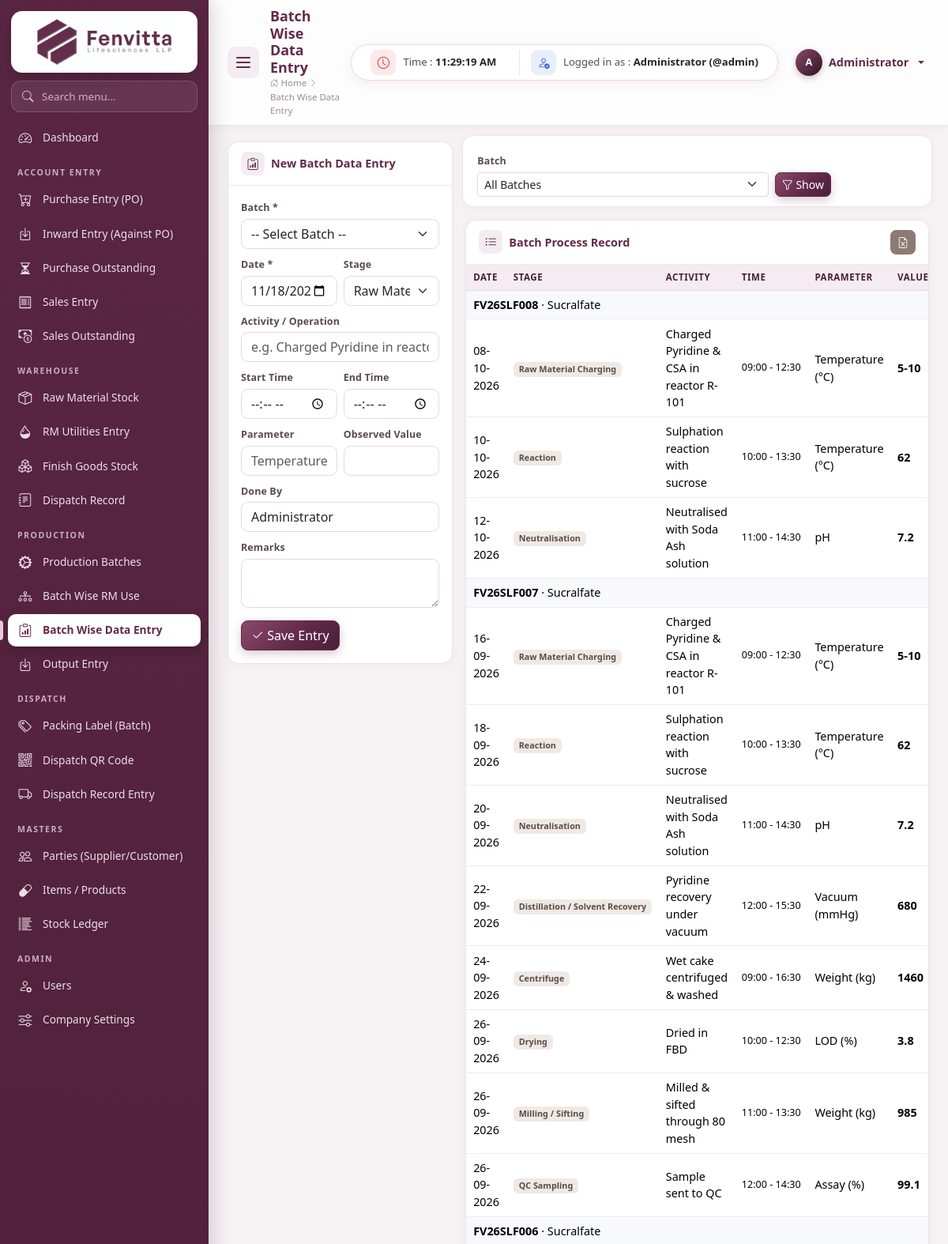
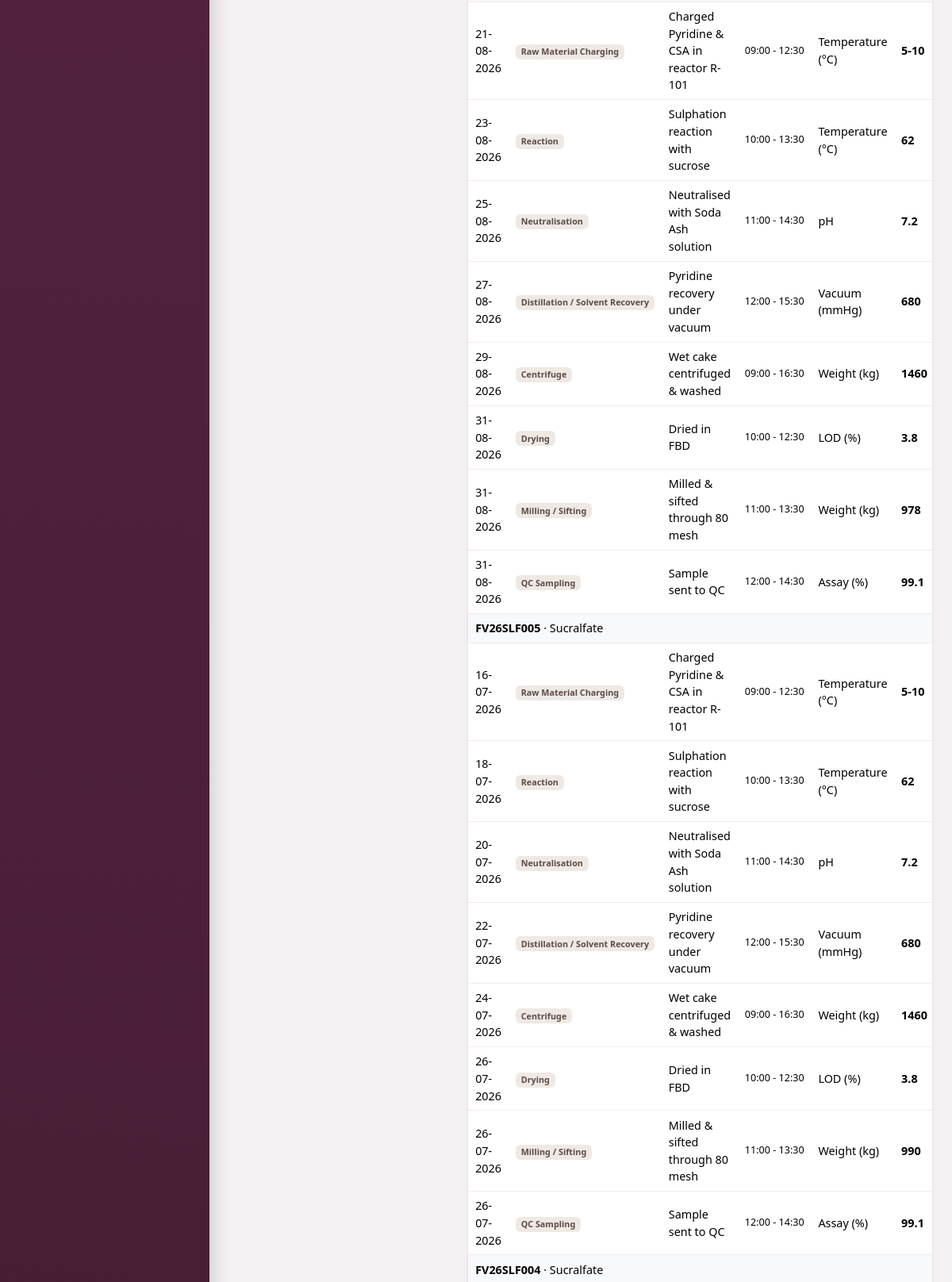
/modules/batch_data/index.php (signed in, upper part), run on the app's committed database (2 pictures, top to bottom).
### tables this page shows
CREATE TABLE batch_data (
  id INT AUTO_INCREMENT PRIMARY KEY,
  batch_id INT NOT NULL,
  entry_date DATE NOT NULL,
  stage VARCHAR(80) NULL,
  activity VARCHAR(150) NULL,
  start_time TIME NULL,
  end_time TIME NULL,
  parameter VARCHAR(100) NULL,
  observed_value VARCHAR(100) NULL,
  done_by VARCHAR(80) NULL,
  remarks VARCHAR(255) NULL,
  created_at TIMESTAMP DEFAULT CURRENT_TIMESTAMP,
  INDEX (batch_id)
);

CREATE TABLE production_batches (
  id INT AUTO_INCREMENT PRIMARY KEY,
  batch_no VARCHAR(40) NOT NULL UNIQUE,
  item_id INT NOT NULL,
  plant VARCHAR(100) NULL,
  batch_size DECIMAL(14,3) NOT NULL DEFAULT 0,
  start_date DATE NULL,
  end_date DATE NULL,
  mfg_date DATE NULL,
  exp_date DATE NULL,
  status ENUM('Planned','In Process','Completed','Cancelled') NOT NULL DEFAULT 'Planned',
  remarks TEXT NULL,
  created_by INT NULL,
  created_at TIMESTAMP DEFAULT CURRENT_TIMESTAMP,
  INDEX (item_id), INDEX (status)
);

CREATE TABLE items (
  id INT AUTO_INCREMENT PRIMARY KEY,
  item_type ENUM('RM','PM','FG','CONSUMABLE','SERVICE') NOT NULL DEFAULT 'RM',
  code VARCHAR(40) NULL,
  name VARCHAR(150) NOT NULL,
  cas_no VARCHAR(40) NULL,
  grade VARCHAR(60) NULL,
  hsn VARCHAR(20) NULL,
  unit VARCHAR(15) NOT NULL DEFAULT 'kg',
  gst_rate DECIMAL(5,2) NOT NULL DEFAULT 18,
  std_rate DECIMAL(14,2) NOT NULL DEFAULT 0,
  reorder_level DECIMAL(14,3) NOT NULL DEFAULT 0,
  opening_qty DECIMAL(14,3) NOT NULL DEFAULT 0,
  opening_rate DECIMAL(14,2) NOT NULL DEFAULT 0,
  opening_date DATE NULL,
  shelf_life_months INT NOT NULL DEFAULT 0,
  is_active TINYINT(1) NOT NULL DEFAULT 1,
  created_at TIMESTAMP DEFAULT CURRENT_TIMESTAMP,
  INDEX (item_type)
);

### includes/db.php (called while the page is built, shortened)
<?php
$conn = null;
function db()
{
    global $conn;
    if ($conn === null) {
        try {
            $conn = mysqli_connect(DB_HOST, DB_USER, DB_PASS, DB_NAME, DB_PORT);
            mysqli_set_charset($conn, 'utf8mb4');
        } catch (mysqli_sql_exception $e) {
            http_response_code(500);
            die('<h3 style="font-family:sans-serif;color:#632a4a">Database connection failed.</h3>'
                . '<p style="font-family:sans-serif">Check <code>config/config.php</code> and import <code>database/fenvita_inventory.sql</code>.<br><small>'
                . htmlspecialchars($e->getMessage()) . '</small></p>');
        }
    }
    return $conn;
}
function q($sql, $params = [])
{
    $stmt = mysqli_prepare(db(), $sql);
    mysqli_stmt_execute($stmt);
    $result = mysqli_stmt_get_result($stmt);
    return $result === false ? true : $result;
}
function rows($sql, $params = [])
{
    $result = q($sql, $params);
    return mysqli_fetch_all($result, MYSQLI_ASSOC);
}

### modules/batch_data/index.php (the view, shortened to what this page needs)
<?php
$stages = ['Raw Material Charging', 'Reaction', 'Neutralisation', 'Distillation / Solvent Recovery', 'Filtration', 'Centrifuge', 'Washing',
    'Drying', 'Milling / Sifting', 'Blending', 'QC Sampling', 'Packing', 'Other'];
$batchId = (int)get('batch_id');
$sql = 'SELECT d.*, b.batch_no, i.name product FROM batch_data d JOIN production_batches b ON b.id = d.batch_id JOIN items i ON i.id = b.item_id';
$params = [];
$list = rows($sql . ' ORDER BY d.batch_id DESC, d.entry_date, d.start_time, d.id LIMIT 500', $params);
include ROOT_PATH . '/includes/header.php';
?>
<div class="row g-3">
    <div class="col-xl-4">
        <div class="card">
            <div class="card-header"><i class="bi bi-clipboard-data"></i> New Batch Data Entry</div>
            <div class="card-body">
                <form method="post">
                    <div class="row g-2">
                        <div class="col-12"><label class="form-label">Batch *</label><select name="batch_id" class="form-select" required><?= batch_options($batchId) ?></select></div>
                        <div class="col-6"><label class="form-label">Date *</label><input type="date" name="entry_date" class="form-control" value="<?= today() ?>" required></div>
                        <div class="col-6"><label class="form-label">Stage</label>
                            <select name="stage" class="form-select"><?php foreach ($stages as $s): ?><option><?= e($s) ?></option><?php endforeach; ?></select></div>
                        <div class="col-12"><label class="form-label">Activity / Operation</label><input name="activity" class="form-control" placeholder="e.g. Charged Pyridine in reactor R-101"></div>
                        <div class="col-6"><label class="form-label">Start Time</label><input type="time" name="start_time" class="form-control"></div>
                        <div class="col-6"><label class="form-label">End Time</label><input type="time" name="end_time" class="form-control"></div>
                        <div class="col-6"><label class="form-label">Parameter</label><input name="parameter" class="form-control" list="paramList" placeholder="Temperature">
                            </div>
                        <div class="col-6"><label class="form-label">Observed Value</label><input name="observed_value" class="form-control"></div>
                        <div class="col-12"><label class="form-label">Done By</label><input name="done_by" class="form-control" value="<?= e(current_user()['name']) ?>"></div>
                        <div class="col-12"><label class="form-label">Remarks</label><textarea name="remarks" class="form-control" rows="2"></textarea></div>
                    </div>
                    <button class="btn btn-primary mt-3"><i class="bi bi-check2"></i> Save Entry</button>
                </form>
            </div>
        </div>
    </div>
    <div class="col-xl-8">
        <form class="filter-bar row g-2 align-items-end">
            <div class="col-md-8"><label class="form-label">Batch</label><select name="batch_id" class="form-select form-select-sm"><?= str_replace('-- Select Batch --', 'All Batches', batch_options($batchId)) ?></select></div>
            <div class="col-md-4"><button class="btn btn-sm btn-primary"><i class="bi bi-funnel"></i> Show</button>
                <?php if ($batchId): ?><a href="<?= url('production/view/' . $batchId) ?>" class="btn btn-sm btn-light">Open Batch</a><?php endif; ?></div>
        </form>
        <div class="card">
            <div class="card-header"><i class="bi bi-list-ul"></i> Batch Process Record
                <div class="actions"><button class="btn btn-sm btn-accent" data-export="#tbl" data-filename="batch-data"><i class="bi bi-file-earmark-excel"></i></button></div>
            </div>
            <div class="table-responsive">
                <table class="table table-sm table-hover" id="tbl">
                    <thead><tr><th>Date</th><th>Stage</th><th>Activity</th><th>Time</th><th>Parameter</th><th>Value</th><th>Done By</th><th>Remarks</th><th class="no-export"></th></tr></thead>
                    <tbody>
                    <?php $lastBatch = null; foreach ($list as $d): ?>
                        <?php if ($lastBatch !== $d['batch_no']): $lastBatch = $d['batch_no']; ?>
                            <tr class="table-light"><td colspan="9"><b><?= e($d['batch_no']) ?></b> &middot; <?= e($d['product']) ?></td></tr>
                        <?php endif; ?>
                        <tr>
                            <td><?= dmy($d['entry_date']) ?></td>
                            <td><span class="badge badge-type"><?= e($d['stage']) ?></span></td>
                            <td><?= e($d['activity']) ?></td>
                            <td class="small text-nowrap"><?= $d['start_time'] ? substr($d['start_time'], 0, 5) : '' ?><?= $d['end_time'] ? ' - ' . substr($d['end_time'], 0, 5) : '' ?></td>
                            <td><?= e($d['parameter']) ?></td>
                            <td class="fw-semibold"><?= e($d['observed_value']) ?></td>
                        </tr>
                    <?php endforeach; ?>
                    </tbody>
                </table>
            </div>
        </div>
    </div>
</div>
<?php include ROOT_PATH . '/includes/footer.php'; ?>

### assets/css/style.css (style rules this page uses)
:root { --fv-primary: #632a4a; --fv-primary-dark: #4a1f37; --fv-primary-deep: #2f1222; --fv-primary-soft: #8a4a6c; --fv-primary-light: #f5ecf1; --fv-accent: #8c7b73; --fv-accent-light: #efe9e6; --fv-bg: #f6f2f4; --fv-text: #2b2228; --sidebar-w: 264px; --sidebar-mini-w: 78px; --ease: cubic-bezier(.4, 0, .2, 1); --bs-primary: #632a4a; --bs-primary-rgb: 99, 42, 74; --bs-link-color: #632a4a; --bs-link-color-rgb: 99, 42, 74; --bs-link-hover-color: #4a1f37; --bs-link-hover-color-rgb: 74, 31, 55; --bs-body-font-family: "Segoe UI", Inter, Roboto, "Helvetica Neue", Arial, sans-serif; --bs-body-color: #2b2228; --bs-border-radius: .55rem; }
body { background: var(--fv-bg); font-size: .9rem; }
* { scrollbar-width: thin; scrollbar-color: #cdb7c3 transparent; }
.btn { transition: all .2s var(--ease); font-weight: 500; }
.btn-primary { --bs-btn-bg: var(--fv-primary); --bs-btn-border-color: var(--fv-primary); --bs-btn-hover-bg: var(--fv-primary-dark); --bs-btn-hover-border-color: var(--fv-primary-dark); --bs-btn-active-bg: var(--fv-primary-deep); --bs-btn-active-border-color: var(--fv-primary-deep); --bs-btn-disabled-bg: var(--fv-primary); --bs-btn-disabled-border-color: var(--fv-primary); background-image: linear-gradient(135deg, var(--fv-primary-soft) 0%, var(--fv-primary) 55%, var(--fv-primary-dark) 100%); box-shadow: 0 4px 12px rgba(99, 42, 74, .25); }
.btn-accent { --bs-btn-color: #fff; --bs-btn-bg: var(--fv-accent); --bs-btn-border-color: var(--fv-accent); --bs-btn-hover-color: #fff; --bs-btn-hover-bg: #74655e; --bs-btn-hover-border-color: #74655e; --bs-btn-active-color: #fff; --bs-btn-active-bg: #655750; }
.btn-sm { border-radius: .45rem; }
.form-control, .form-select { border-color: #e4d9df; transition: border-color .2s, box-shadow .2s; }
.form-label { font-weight: 600; font-size: .78rem; color: #5a4a53; margin-bottom: .25rem; letter-spacing: .01em; }
.content > *, .content > .row > [class*="col"] { animation: fadeUp .5s var(--ease) both; }
.content > .row > [class*="col"]:nth-child(2) { animation-delay: .07s; }
.table tbody tr { animation: fadeIn .4s ease both; }
.card { border: 1px solid #ede3e8; border-radius: 14px; box-shadow: 0 2px 12px rgba(99, 42, 74, .045); transition: box-shadow .25s, transform .25s; }
.card-header { background: #fff; border-bottom: 1px solid #f1e8ed; font-weight: 700; color: var(--fv-primary); padding: 12px 16px; border-radius: 14px 14px 0 0 !important; display: flex; align-items: center; gap: 8px; flex-wrap: wrap; }
.card-header > i:first-child { width: 30px; height: 30px; border-radius: 8px; display: inline-grid; place-items: center; background: var(--fv-primary-light); font-size: .95rem; }
.card-header .actions { margin-left: auto; display: flex; gap: 6px; flex-wrap: wrap; align-items: center; }
.table { --bs-table-hover-bg: #fbf5f8; margin-bottom: 0; }
.table thead th { background: var(--fv-primary-light); color: var(--fv-primary-dark); font-size: .72rem; text-transform: uppercase; letter-spacing: .05em; font-weight: 700; white-space: nowrap; border-bottom: 1px solid #e6d6df; vertical-align: middle; }
.table td { vertical-align: middle; border-color: #f2eaee; }
.table-hover tbody tr { transition: background .15s; }
.table-sm td, .table-sm th { padding: .45rem .55rem; }
.table-responsive { border-radius: 0 0 14px 14px; }
.badge { font-weight: 600; padding: .38em .65em; border-radius: 6px; }
.badge-type { background: var(--fv-accent-light); color: #5b4c45; }
.filter-bar { background: #fff; border: 1px solid #ede3e8; border-radius: 14px; padding: 12px 14px; margin-bottom: 16px; box-shadow: 0 2px 10px rgba(99, 42, 74, .035); }

### data on the page
batch_data: production_batches.batch_no "FV26SLF008", items.name "Sucralfate", entry_date "08-10-2026", stage "Raw Material Charging", activity "Charged Pyridine & CSA in reactor R-101", start_time "09:00", end_time "12:30", parameter "Temperature (°C)", observed_value "5-10"
batch_data: entry_date "10-10-2026", stage "Reaction", activity "Sulphation reaction with sucrose", start_time "10:00", end_time "13:30", parameter "Temperature (°C)", observed_value "62"
batch_data: entry_date "12-10-2026", stage "Neutralisation", activity "Neutralised with Soda Ash solution", start_time "11:00", end_time "14:30", parameter "pH", observed_value "7.2"
batch_data: production_batches.batch_no "FV26SLF007", items.name "Sucralfate", entry_date "16-09-2026", stage "Raw Material Charging", activity "Charged Pyridine & CSA in reactor R-101", start_time "09:00", end_time "12:30", parameter "Temperature (°C)", observed_value "5-10"
batch_data: entry_date "18-09-2026", stage "Reaction", activity "Sulphation reaction with sucrose", start_time "10:00", end_time "13:30", parameter "Temperature (°C)", observed_value "62"
batch_data: entry_date "20-09-2026", stage "Neutralisation", activity "Neutralised with Soda Ash solution", start_time "11:00", end_time "14:30", parameter "pH", observed_value "7.2"
batch_data: entry_date "22-09-2026", stage "Distillation / Solvent Recovery", activity "Pyridine recovery under vacuum", start_time "12:00", end_time "15:30", parameter "Vacuum (mmHg)", observed_value "680"
batch_data: entry_date "24-09-2026", stage "Centrifuge", activity "Wet cake centrifuged & washed", start_time "09:00", end_time "16:30", parameter "Weight (kg)", observed_value "1460"
batch_data: entry_date "26-09-2026", stage "Drying", activity "Dried in FBD", start_time "10:00", end_time "12:30", parameter "LOD (%)", observed_value "3.8"
batch_data: entry_date "26-09-2026", stage "Milling / Sifting", activity "Milled & sifted through 80 mesh", start_time "11:00", end_time "13:30", parameter "Weight (kg)", observed_value "985"
batch_data: entry_date "26-09-2026", stage "QC Sampling", activity "Sample sent to QC", start_time "12:00", end_time "14:30", parameter "Assay (%)", observed_value "99.1"
batch_data: production_batches.batch_no "FV26SLF006", items.name "Sucralfate", entry_date "21-08-2026", stage "Raw Material Charging", activity "Charged Pyridine & CSA in reactor R-101", start_time "09:00", end_time "12:30", parameter "Temperature (°C)", observed_value "5-10"
batch_data: entry_date "23-08-2026", stage "Reaction", activity "Sulphation reaction with sucrose", start_time "10:00", end_time "13:30", parameter "Temperature (°C)", observed_value "62"
batch_data: entry_date "25-08-2026", stage "Neutralisation", activity "Neutralised with Soda Ash solution", start_time "11:00", end_time "14:30", parameter "pH", observed_value "7.2"
batch_data: entry_date "27-08-2026", stage "Distillation / Solvent Recovery", activity "Pyridine recovery under vacuum", start_time "12:00", end_time "15:30", parameter "Vacuum (mmHg)", observed_value "680"
batch_data: entry_date "29-08-2026", stage "Centrifuge", activity "Wet cake centrifuged & washed", start_time "09:00", end_time "16:30", parameter "Weight (kg)", observed_value "1460"
batch_data: entry_date "31-08-2026", stage "Drying", activity "Dried in FBD", start_time "10:00", end_time "12:30", parameter "LOD (%)", observed_value "3.8"
batch_data: entry_date "31-08-2026", stage "Milling / Sifting", activity "Milled & sifted through 80 mesh", start_time "11:00", end_time "13:30", parameter "Weight (kg)", observed_value "978"
batch_data: entry_date "31-08-2026", stage "QC Sampling", activity "Sample sent to QC", start_time "12:00", end_time "14:30", parameter "Assay (%)", observed_value "99.1"
batch_data: production_batches.batch_no "FV26SLF005", items.name "Sucralfate", entry_date "16-07-2026", stage "Raw Material Charging", activity "Charged Pyridine & CSA in reactor R-101", start_time "09:00", end_time "12:30", parameter "Temperature (°C)", observed_value "5-10"
batch_data: entry_date "18-07-2026", stage "Reaction", activity "Sulphation reaction with sucrose", start_time "10:00", end_time "13:30", parameter "Temperature (°C)", observed_value "62"
batch_data: entry_date "20-07-2026", stage "Neutralisation", activity "Neutralised with Soda Ash solution", start_time "11:00", end_time "14:30", parameter "pH", observed_value "7.2"
batch_data: entry_date "22-07-2026", stage "Distillation / Solvent Recovery", activity "Pyridine recovery under vacuum", start_time "12:00", end_time "15:30", parameter "Vacuum (mmHg)", observed_value "680"
batch_data: entry_date "24-07-2026", stage "Centrifuge", activity "Wet cake centrifuged & washed", start_time "09:00", end_time "16:30", parameter "Weight (kg)", observed_value "1460"
batch_data: entry_date "26-07-2026", stage "Drying", activity "Dried in FBD", start_time "10:00", end_time "12:30", parameter "LOD (%)", observed_value "3.8"
batch_data: entry_date "26-07-2026", stage "Milling / Sifting", activity "Milled & sifted through 80 mesh", start_time "11:00", end_time "13:30", parameter "Weight (kg)", observed_value "990"
batch_data: entry_date "26-07-2026", stage "QC Sampling", activity "Sample sent to QC", start_time "12:00", end_time "14:30", parameter "Assay (%)", observed_value "99.1"
batch_data: production_batches.batch_no "FV26SLF004", items.name "Sucralfate"

### other printed values
$navItem[0] "Dashboard"
$navItem[0] "ACCOUNT ENTRY"
$navSub[0] "Purchase Entry (PO)"
$navSub[0] "Inward Entry (Against PO)"
$navSub[0] "Purchase Outstanding"
$navSub[0] "Sales Entry"
$navSub[0] "Sales Outstanding"
$navItem[0] "WAREHOUSE"
$navSub[0] "Raw Material Stock"
$navSub[0] "RM Utilities Entry"
$navSub[0] "Finish Goods Stock"
$navSub[0] "Dispatch Record"
$navItem[0] "PRODUCTION"
$navSub[0] "Production Batches"
$navSub[0] "Batch Wise RM Use"
